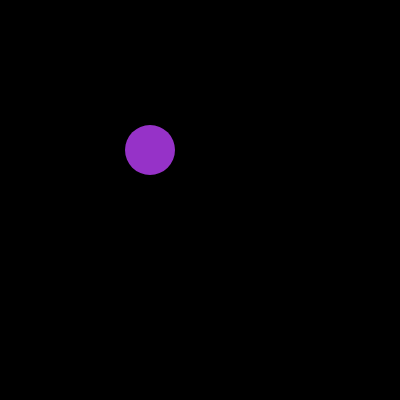
Frame 1 (no input)
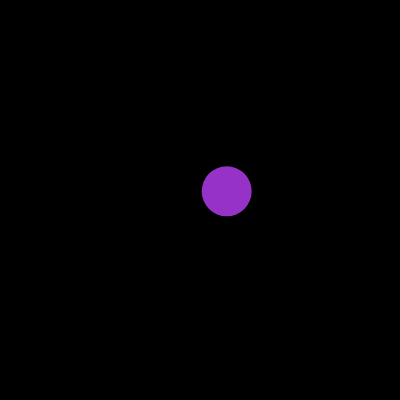
Frame 60 (no input)
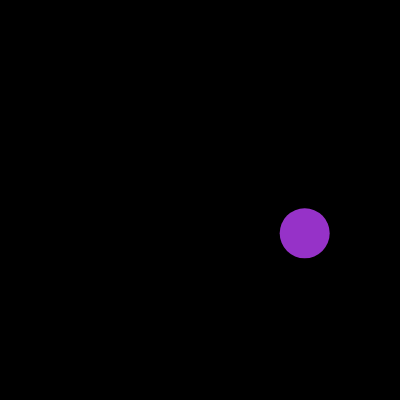
Frame 120 (the mouse pressed at the canvas centre since frame 60)

The p5.js sketch that drew these frames (run headless with seeded random() and noise() and a simulated clock; from frame 60 on, the mouse is pressed at the canvas centre):

// p5.js sketch
// ── sketch.js
let cx1 = 150;
let cy1 = 150;

let dx1 = 1.3;
let dy1 = 0.7;

function setup() {
  createCanvas(400, 400);
  noStroke();
}

function draw() {
  background(0);

  fill(150, 50, 200);
  ellipse(cx1, cy1, 50, 50);

  cx1 = cx1 + dx1;
  cy1 = cy1 + dy1;

  if (cx1 > width || cx1 < 0) {
    dx1 = dx1 * -1;
  }

  if (cy1 > height || cy1 < 0) {
    dy1 = dy1 * -1;
  }
}
